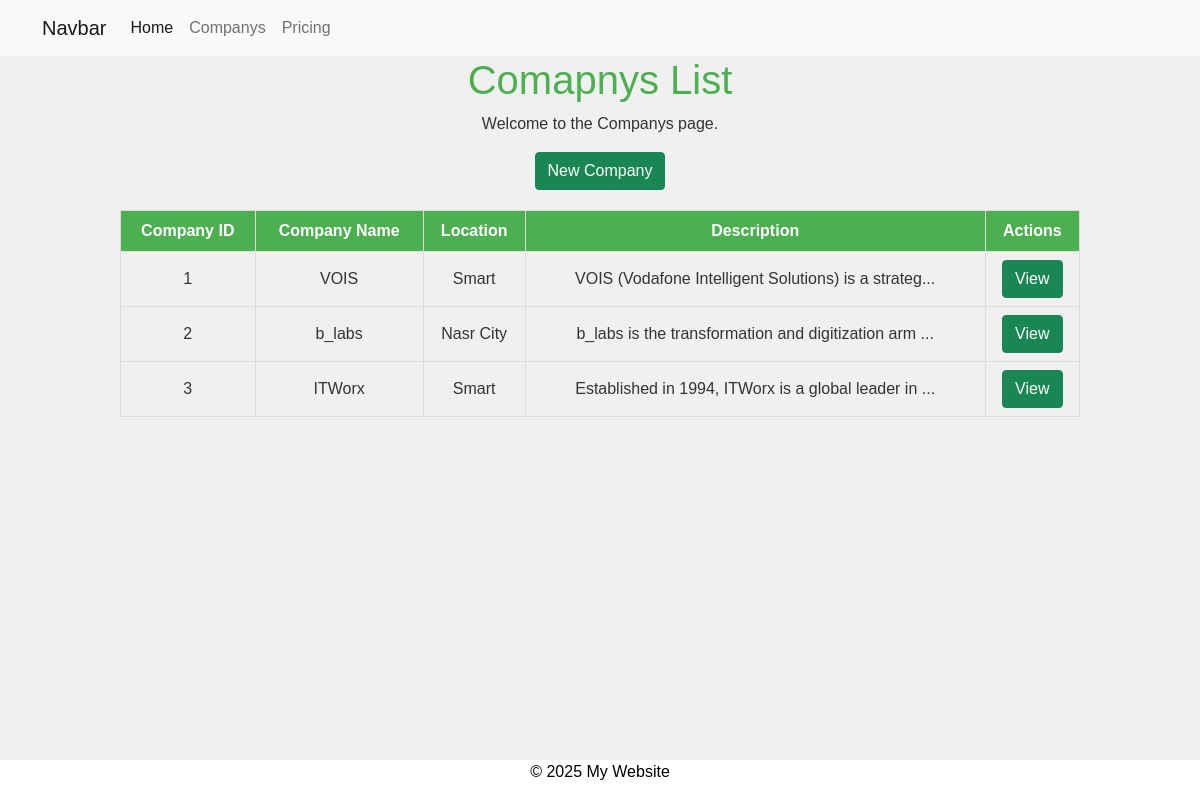
Page /companys on the committed database.
### app.py (models this page shows)
class Company(db.Model):
    id = db.Column(db.Integer, primary_key=True)
    name = db.Column(db.String(50), nullable=False)
    location = db.Column(db.String(50), nullable=False)
    description = db.Column(db.String(200), nullable=False)
    employees = db.Column(db.Integer, nullable=False)

### app.py (the view)
@app.route('/companys')
def companys_list():
    companys = Company.query.all()
    return render_template('CompanysList.html', companys=companys)

### templates/CompanysList.html (shortened to what this page needs)
<!DOCTYPE html>
<html lang="en">
  <head>
    <link href="https://cdn.jsdelivr.net/npm/bootstrap@5.0.2/dist/css/bootstrap.min.css" rel="stylesheet">
  </head>
  <body>
    <header>
      <nav class="navbar navbar-expand-lg navbar-light bg-light">
        <div class="container">
          <a class="navbar-brand" href="/">Navbar</a>
          <div class="collapse navbar-collapse" id="navbarNavAltMarkup">
            <div class="navbar-nav">
              <a class="nav-link active" aria-current="page" href="/">Home</a>
              <a class="nav-link" href="/companys">Companys</a>
              <a class="nav-link" href="#">Pricing</a>
            </div>
          </div>
        </div>
      </nav>
    </header>
    <main>
      <h1>Comapnys List</h1>
      <p>Welcome to the Companys page.</p>
      <a class="btn btn-success" href="/companys/new">New Company</a></a>
      <table>
        <tr>
          <th>Company ID</th>
          <th>Company Name</th>
          <th>Location</th>
          <th>Description</th>
          <th>Actions</th>
        </tr>
        {% for company in companys %}
        <tr>
          <td>{{ company.id }}</td>
          <td>{{ company.name }}</td>
          <td>{{ company.location }}</td>
          <td>{{ company.description[:50] }}...</td>
          <td><a class="btn btn-success" href="/companys/{{ company.id }}">View</a></td>
        </tr>
        {% endfor %}
      </table>
    </main>
    <footer class="fixed-bottom">
      <p>&copy; 2025 My Website</p>
    </footer>
  </body>
</html>

### templates/CompanysList.html (style rules this page uses)
body { font-family: Arial, sans-serif; background-color: #f0f0f0; color: #333; text-align: center; }
h1 { color: #4caf50; }
table { width: 80%; margin: 20px auto; border-collapse: collapse; }
th, td { border: 1px solid #ddd; padding: 8px; }
th { background-color: #4caf50; color: white; }
footer { background-color: #fff; color: black; position: fixed; bottom: 0; width: 100%; }

### rows in the picture
Company: id "1", name "VOIS", location "Smart", description "VOIS (Vodafone Intelligent Solutions) is a strateg"
Company: id "2", name "b_labs", location "Nasr City", description "b_labs is the transformation and digitization arm"
Company: id "3", name "ITWorx", location "Smart", description "Established in 1994, ITWorx is a global leader in"
